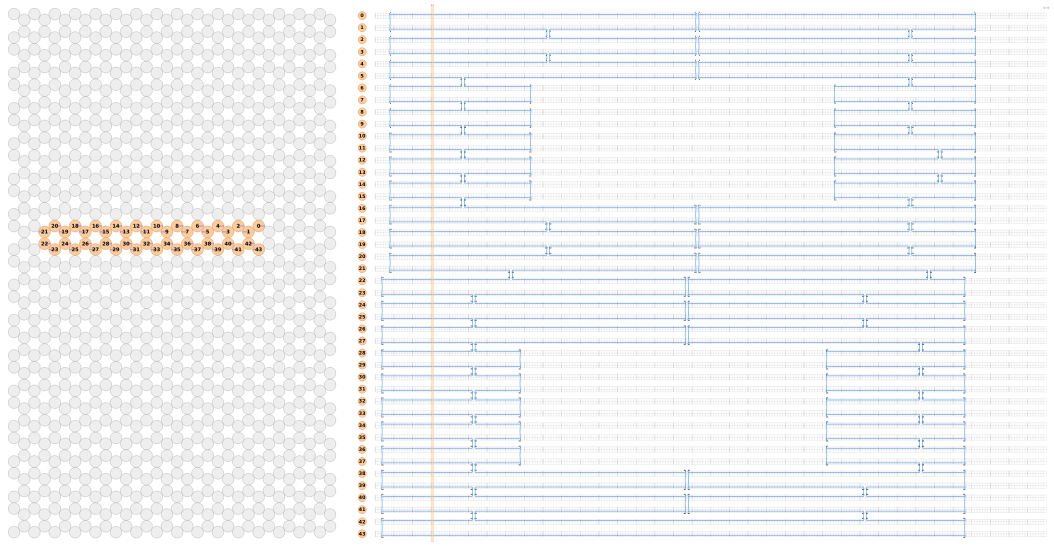
#> input picture results/paper_figure_assets/fig5a_targeted_after_both.png, 2108 x 1092 px, given in place of fig5a_targeted_before_both.png, which was not available (shown at 1/2 size)
$ python gen_fig9_targeted_edits.py
#> lines starting #> are read from the running program, lines starting #| are printed output that depends on the picture; pictures that were not available may be replaced by others from this repository, and a replacement may not be noted
#!/usr/bin/env python
"""Generate Figure 8: Targeted Design Edits — one-shot from natural language prompts.
Crop helix labels, center design content, center subcaptions."""
import matplotlib
matplotlib.use('Agg')
import matplotlib.pyplot as plt
from PIL import Image
import numpy as np
import os

shots = [
    ('results/paper_figure_assets/fig5a_targeted_before_both.png',
     'Step 1: Shrink structure (moved edge crossovers inward, 7412bp, 1 oligo)'),
    ('results/paper_figure_assets/fig5a_targeted_after_both.png',
     'Step 2: Move H5-H6, H13-H14, H15-H16 xovers away from cavity + center cavity (7432bp, 1 oligo)'),
    ('results/paper_figure_assets/fig5_stapled_both.png',
     'Step 3: AutoStaple + AutoBreak x3 (220+ staples, minLegLen=3)'),
]

# Crop the orange helix label column from the left (~80px) and
# trim right white space. Then center all on a common canvas.
LABEL_CROP_LEFT = 80  # pixels to remove from left (helix number labels)

cropped = []
for path, title in shots:
    img = Image.open(path).convert('RGB')
#> img is the input picture: PIL image 2108x1092 RGB; mean R, G, B 242.8, 243.6, 244.5
    w, h = img.size
#> w = 2108; h = 1092
    # Crop left label column
    img = img.crop((LABEL_CROP_LEFT, 0, w, h))
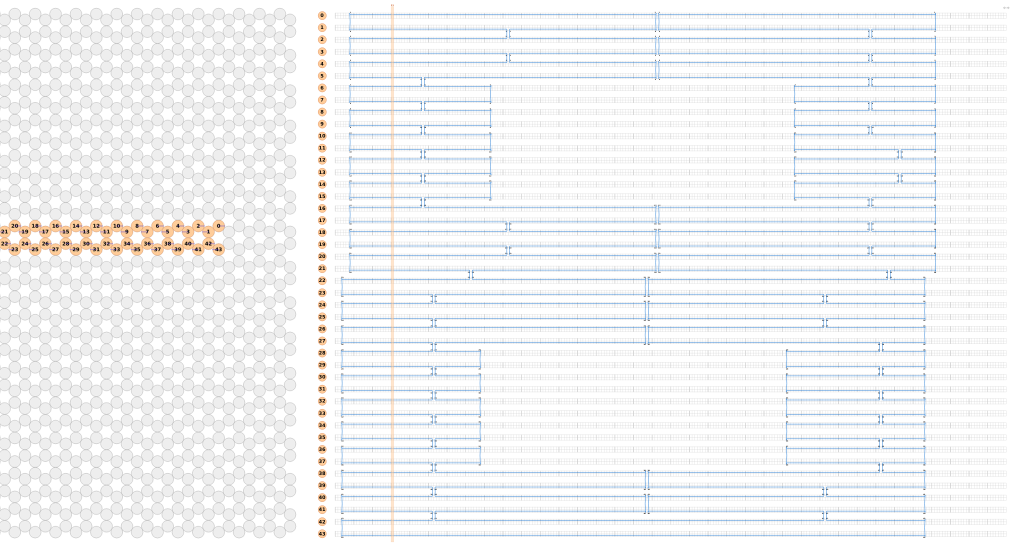
#> img: PIL image 2028x1092 RGB (shown at 1/2 size); mean R, G, B 242.7, 243.6, 244.6
    arr = np.array(img)
    # Find rightmost non-white column
    non_white_cols = np.where(np.any(arr < 240, axis=(0, 2)))[0]
#> non_white_cols = 1961 values from 0 to 2018
    if len(non_white_cols) > 0:
        right_bound = non_white_cols[-1] + 10  # small margin
#> right_bound = 2028
        img = img.crop((0, 0, min(right_bound, img.size[0]), img.size[1]))
    # Find topmost/bottommost non-white rows
    non_white_rows = np.where(np.any(np.array(img) < 240, axis=(1, 2)))[0]
#> non_white_rows = 1076 values from 8 to 1083
    if len(non_white_rows) > 0:
        top = max(0, non_white_rows[0] - 5)
#> top = 3
        bot = min(img.size[1], non_white_rows[-1] + 5)
#> bot = 1088
        img = img.crop((0, top, img.size[0], bot))
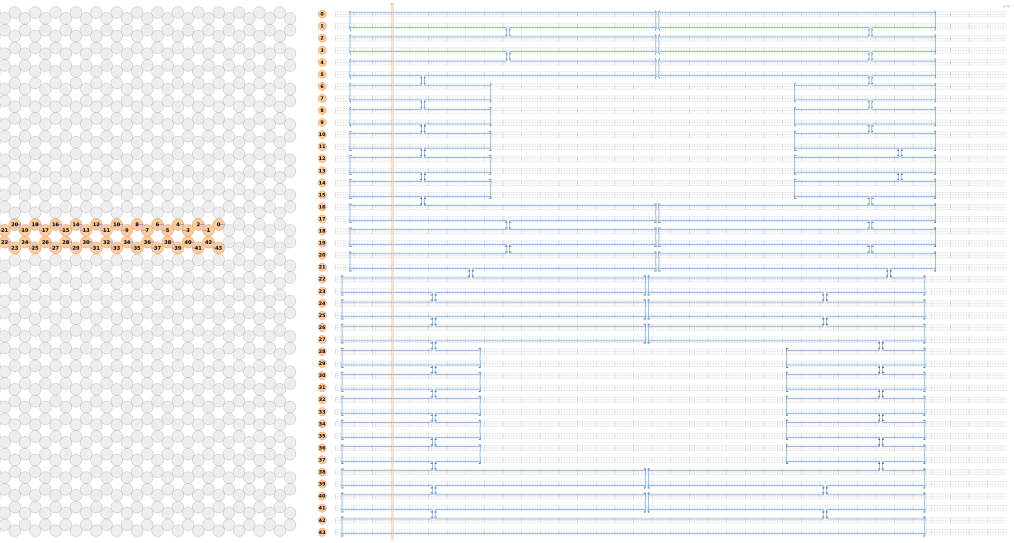
#> img: PIL image 2028x1085 RGB (shown at 1/2 size); mean R, G, B 242.6, 243.5, 244.5
    cropped.append((img, title))
    print(f'  {os.path.basename(path)}: cropped to {img.size}')
#|   fig5a_targeted_before_both.png: cropped to (2028, 1085)
#> pass 3 of the loop `for path, title in shots:`:
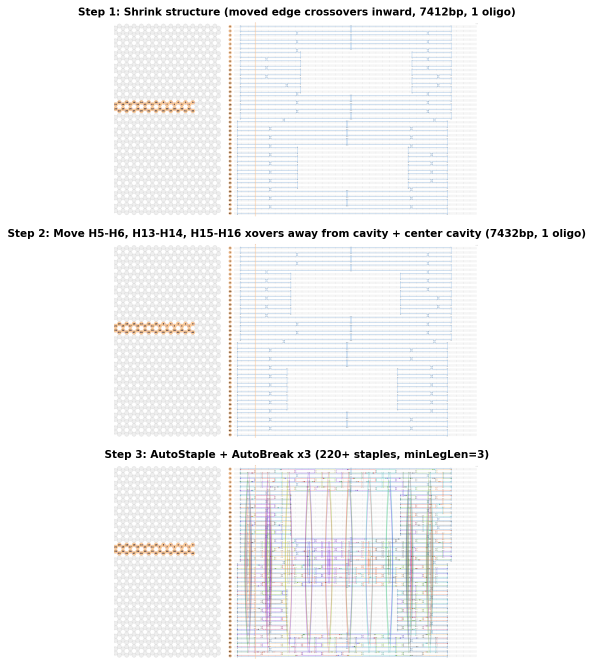
#> input picture archive/results/paper_figures/fig_targeted_edits_sequence.png, 1187 x 1334 px, given in place of fig5_stapled_both.png, which was not available (shown at 1/2 size)
#> non_white_cols = 1032 values from 0 to 1090
#> right_bound = 1100
#> `img = img.crop((0, 0, min(right_bound, img.size[0]), img.size[1]))`:
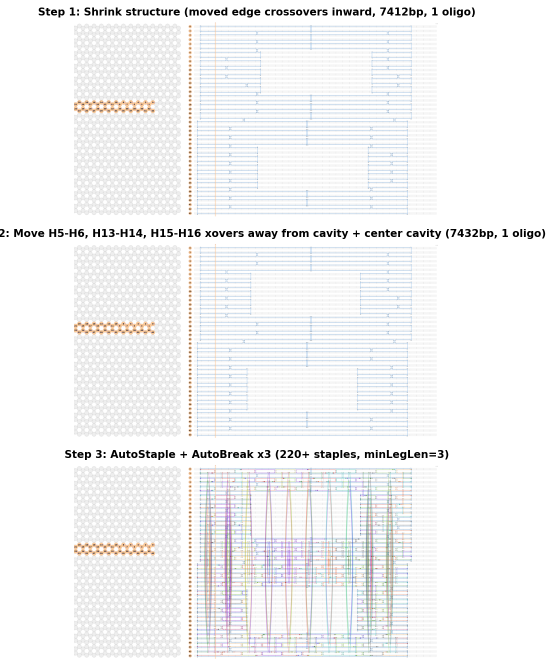
#> img: PIL image 1100x1334 RGB (shown at 1/2 size); mean R, G, B 243.2, 243.4, 244
#> non_white_rows = 1224 values from 15 to 1317
#> top = 10
#> bot = 1322
#> `img = img.crop((0, top, img.size[0], bot))`:
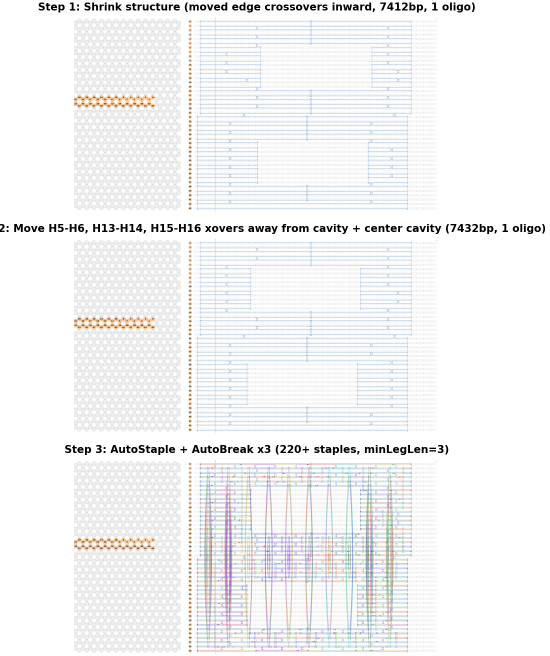
#> img: PIL image 1100x1312 RGB (shown at 1/2 size); mean R, G, B 243, 243.2, 243.8
#|   fig5_stapled_both.png: cropped to (1100, 1312)

# Find max width, center each on common canvas
max_w = max(c.size[0] for c, _ in cropped)
#> max_w = 2028
centered_imgs = []
for c, title in cropped:
    w, h = c.size
    canvas = Image.new('RGB', (max_w, h), (255, 255, 255))
    paste_x = (max_w - w) // 2
    canvas.paste(c, (paste_x, 0))
    centered_imgs.append((np.array(canvas), title))
#> this loop made 3 passes
#> (w, h, paste_x) on passes 1 to 3: (2028, 1085, 0), (2028, 1085, 0), (1100, 1312, 464)
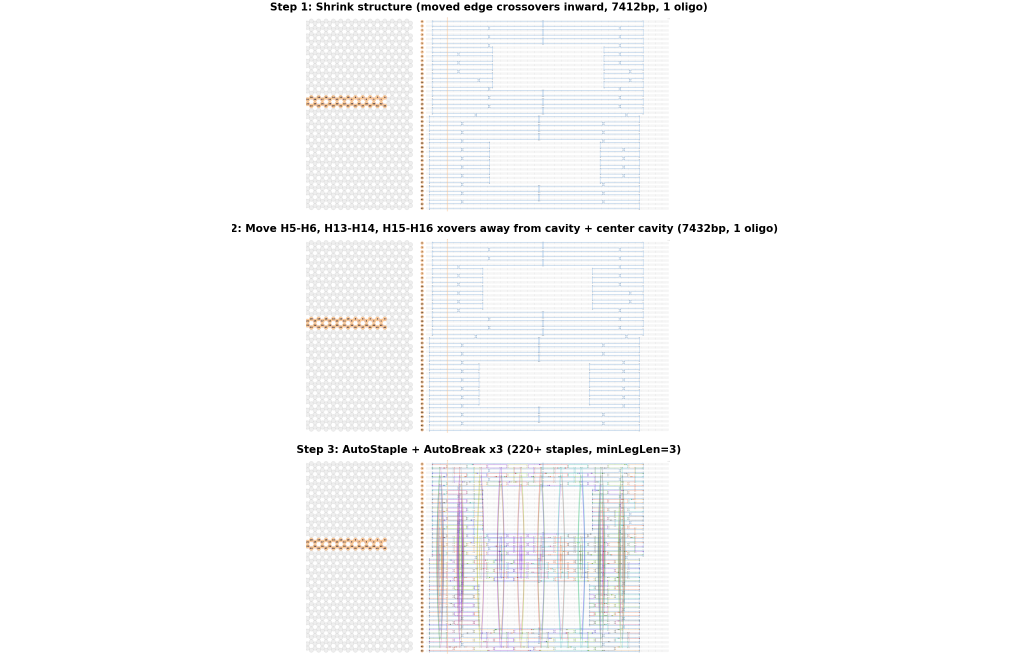
#> canvas: PIL image 2028x1312 RGB (shown at 1/2 size); mean R, G, B 248.5, 248.6, 248.9
#> after the loop, centered_imgs = 3 items

fig, axes = plt.subplots(3, 1, figsize=(14, 9))

for ax, (img_arr, title) in zip(axes, centered_imgs):
    ax.imshow(img_arr)
    ax.set_title(title, fontsize=10, fontweight='bold', loc='center')
    ax.axis('off')
#> this loop made 3 passes

plt.tight_layout()

out = 'results/paper_figures/fig_targeted_edits_sequence.png'
plt.savefig(out, dpi=150, bbox_inches='tight')
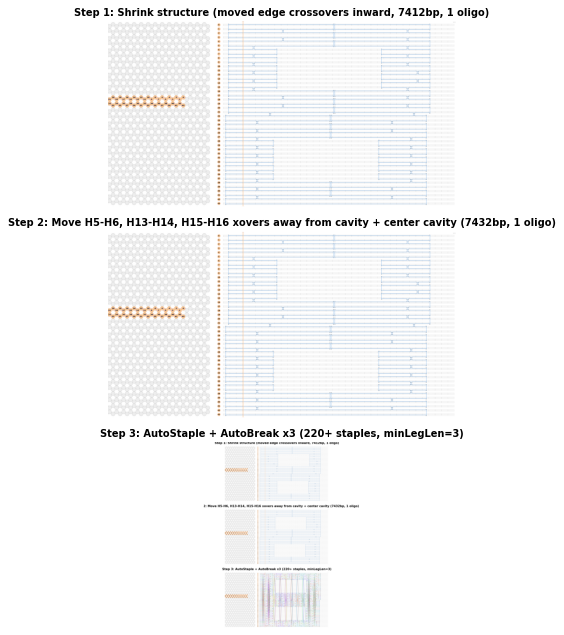
#> figure drawn by matplotlib, 3 panels
plt.close()

#> (the run stopped early here; a loop or call above may not have finished)
